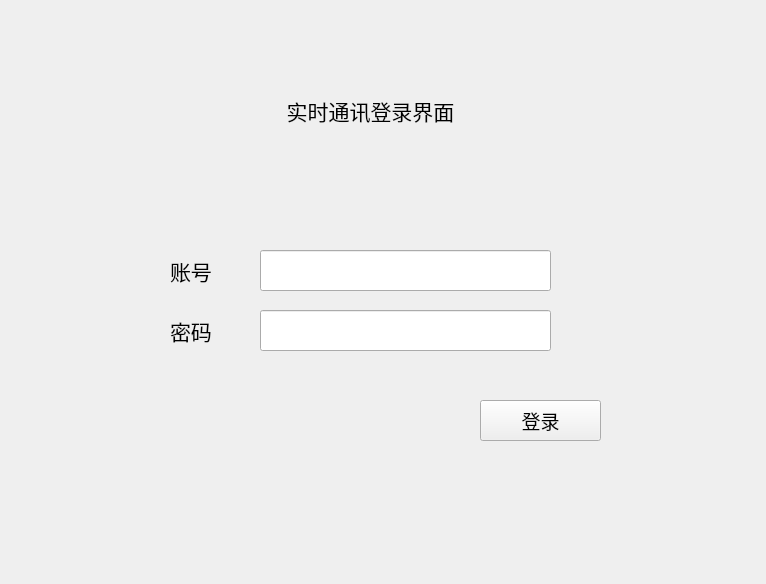
<?xml version="1.0" encoding="UTF-8"?>
<ui version="4.0">
 <class>MainWindow</class>
 <widget class="QMainWindow" name="MainWindow">
  <property name="geometry">
   <rect>
    <x>0</x>
    <y>0</y>
    <width>766</width>
    <height>584</height>
   </rect>
  </property>
  <property name="windowTitle">
   <string>MainWindow</string>
  </property>
  <widget class="QWidget" name="centralwidget">
   <widget class="QLabel" name="label_3">
    <property name="geometry">
     <rect>
      <x>170</x>
      <y>250</y>
      <width>91</width>
      <height>41</height>
     </rect>
    </property>
    <property name="font">
     <font>
      <pointsize>16</pointsize>
     </font>
    </property>
    <property name="text">
     <string>账号</string>
    </property>
   </widget>
   <widget class="QLabel" name="label">
    <property name="geometry">
     <rect>
      <x>240</x>
      <y>80</y>
      <width>261</width>
      <height>61</height>
     </rect>
    </property>
    <property name="font">
     <font>
      <pointsize>16</pointsize>
     </font>
    </property>
    <property name="layoutDirection">
     <enum>Qt::LeftToRight</enum>
    </property>
    <property name="text">
     <string>实时通讯登录界面</string>
    </property>
    <property name="alignment">
     <set>Qt::AlignCenter</set>
    </property>
   </widget>
   <widget class="QLineEdit" name="lineEdit">
    <property name="geometry">
     <rect>
      <x>260</x>
      <y>250</y>
      <width>291</width>
      <height>41</height>
     </rect>
    </property>
   </widget>
   <widget class="QLineEdit" name="lineEdit_2">
    <property name="geometry">
     <rect>
      <x>260</x>
      <y>310</y>
      <width>291</width>
      <height>41</height>
     </rect>
    </property>
    <property name="inputMethodHints">
     <set>Qt::ImhHiddenText</set>
    </property>
    <property name="text">
     <string/>
    </property>
   </widget>
   <widget class="QLabel" name="label_2">
    <property name="geometry">
     <rect>
      <x>170</x>
      <y>310</y>
      <width>91</width>
      <height>41</height>
     </rect>
    </property>
    <property name="font">
     <font>
      <pointsize>16</pointsize>
     </font>
    </property>
    <property name="text">
     <string>密码</string>
    </property>
   </widget>
   <widget class="QPushButton" name="pushButton">
    <property name="geometry">
     <rect>
      <x>480</x>
      <y>400</y>
      <width>121</width>
      <height>41</height>
     </rect>
    </property>
    <property name="font">
     <font>
      <pointsize>14</pointsize>
     </font>
    </property>
    <property name="text">
     <string>登录</string>
    </property>
   </widget>
  </widget>
 </widget>
 <resources/>
 <connections/>
</ui>
